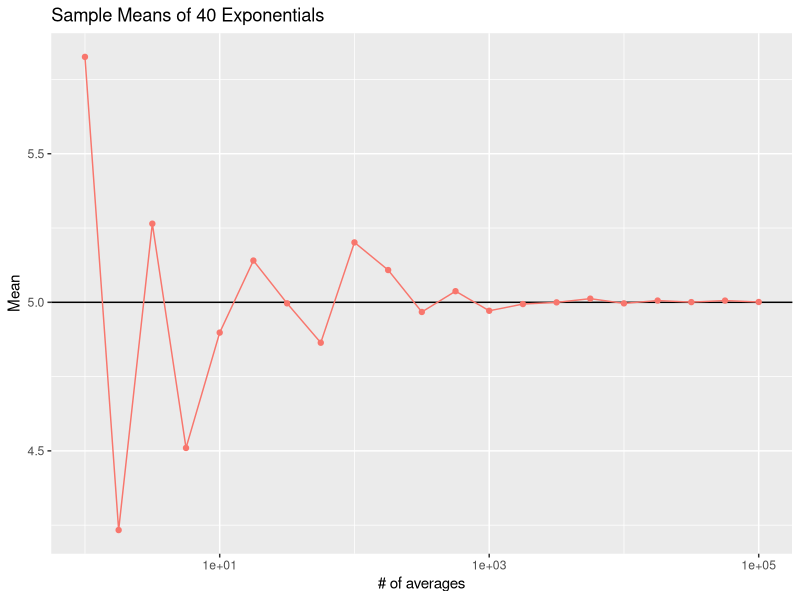
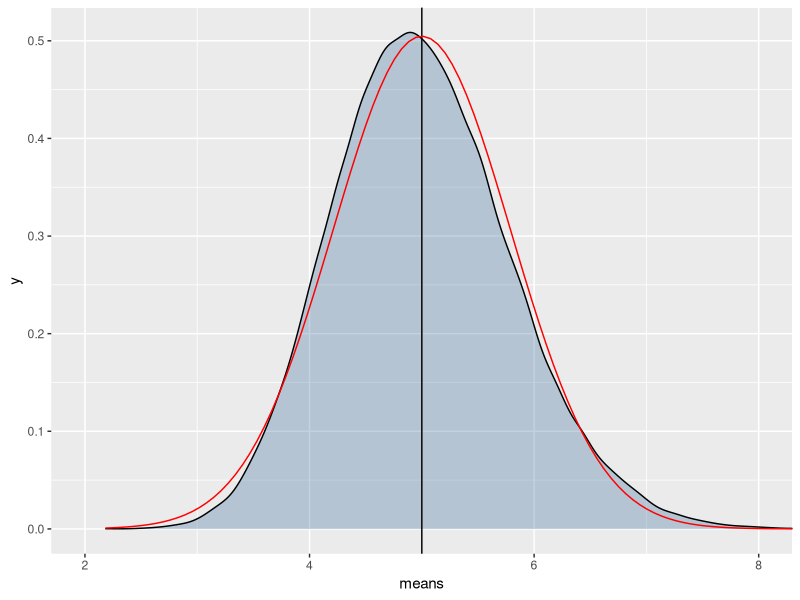
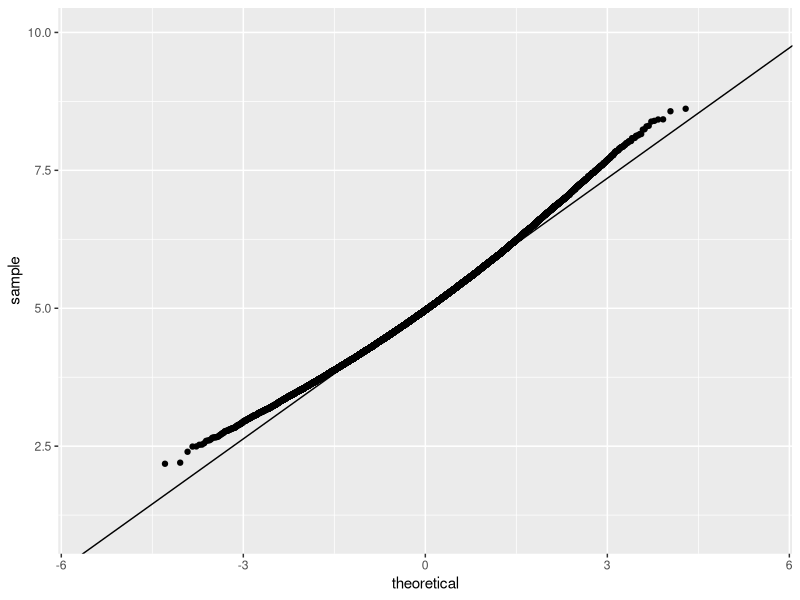

The R source for these figures, in order:
## ---- chunk 1
knitr::opts_chunk$set(echo = TRUE)

library(ggplot2)
## ---- chunk 2
set.seed(122)
overall_means <- data.frame(index = 1:21, overall_mean = 1:21)
all_the_means <- vector("list", length = 21)

for (i in 1:21){
  step <- 10^((i-1)/4)
  tmp_means <- vector(length = step)
  
  for (j in 1:step) {
    tmp_means[j] <- mean(rexp(40,0.2))
  }
  
  all_the_means[[i]]<-tmp_means
  
  overall_means$index[i] <- step
  overall_means$overall_mean[i] <- mean(tmp_means)
}
## ---- chunk 3
ggplot(overall_means, mapping = aes(x = index, y = overall_mean, color = "red")) + 
  scale_x_log10() + 
  geom_hline(yintercept = 5) + 
  geom_point() + 
  geom_line() + 
  labs(title = "Sample Means of 40 Exponentials", x = "# of averages", y = "Mean") +
  guides(color = "none")

## ---- chunk 4


means_df_list<- vector("list", length = 5)
  for(i in 1:5) {
    means_df_list[[i]] <- data.frame(row = 1:length(all_the_means[[i*4]]), means = all_the_means[[i*4]], cond = i)
  }
  
means_count <- lapply(all_the_means,length)
theoretical <- lapply(means_count, rnorm, mean = 5, sd = 5)

ggplot(means_df_list[[5]], mapping = aes(x = means, fill = cond)) +
  coord_cartesian(xlim = c(2,8)) +
  geom_density(alpha = 0.3) + 
  geom_vline(aes(xintercept = 5)) +
  stat_function(fun = dnorm, color = "red", args = list(mean = 5, sd = 5/sqrt(40))) +
  guides(fill = "none")

## ---- chunk 5
ggplot(means_df_list[[5]], mapping = aes(sample = means)) +
  coord_cartesian(ylim = c(1,10), xlim = c(-5.5,5.5)) +
  geom_qq() +
  geom_abline(intercept = mean(theoretical[[21]]), slope = sd(theoretical[[21]])/sqrt(40))

